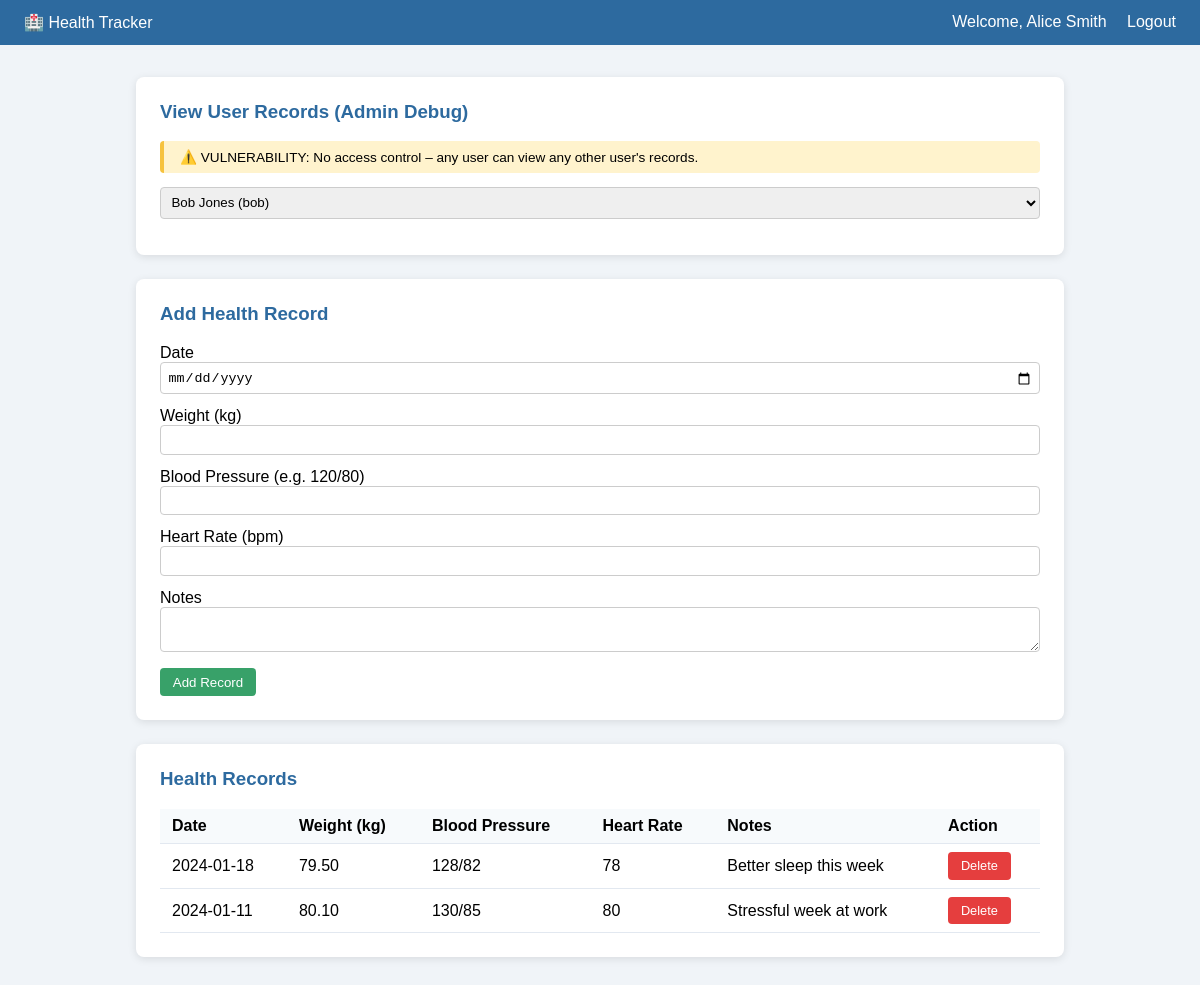
The app's page /dashboard.php?view_user=2 (signed in) with its own data.
### tables this page shows
CREATE TABLE health_records (
    id              INT AUTO_INCREMENT PRIMARY KEY,
    user_id         INT          NOT NULL,
    record_date     DATE         NOT NULL,
    weight_kg       DECIMAL(5,2),
    blood_pressure  VARCHAR(20),           
    heart_rate      INT,
    notes           TEXT,
    created_at      TIMESTAMP DEFAULT CURRENT_TIMESTAMP,
    FOREIGN KEY (user_id) REFERENCES users(id) ON DELETE CASCADE
);

### dashboard.php (the view, shortened to what this page needs)
<?php
require_once 'config.php';
$current_user_id = $_SESSION['user_id'];
$view_user_id = isset($_GET['view_user']) ? (int)$_GET['view_user'] : $current_user_id;
$sql     = "SELECT * FROM health_records WHERE user_id = $view_user_id ORDER BY record_date DESC";
$result  = mysqli_query($conn, $sql);
$records = [];
while ($row = mysqli_fetch_assoc($result)) {
    $records[] = $row;
}
$users_result = mysqli_query($conn, "SELECT id, username, full_name FROM users");
$users = [];
while ($u = mysqli_fetch_assoc($users_result)) {
    $users[] = $u;
}
?>
<!DOCTYPE html>
<html lang="en">
<head>
</head>
<body>
<nav>
  <span>🏥 Health Tracker</span>
  <div>
    Welcome, <?= $_SESSION['full_name']  ?>
    <a href="logout.php">Logout</a>
  </div>
</nav>
<div class="container">
  <div class="card">
    <h3>View User Records (Admin Debug)</h3>
    <p class="warning">⚠️ VULNERABILITY: No access control – any user can view any other user's records.</p>
    <form method="GET">
      <select name="view_user" onchange="this.form.submit()">
        <?php foreach ($users as $u): ?>
          <option value="<?= $u['id'] ?>" <?= $u['id'] == $view_user_id ? 'selected' : '' ?>>
            <?= $u['full_name'] ?> (<?= $u['username'] ?>)
          </option>
        <?php endforeach; ?>
      </select>
    </form>
  </div>
  <div class="card">
    <h3>Add Health Record</h3>
    <form method="POST">
      <label>Date</label>
      <input type="date" name="record_date" required>
      <label>Weight (kg)</label>
      <input type="number" step="0.1" name="weight_kg">
      <label>Blood Pressure (e.g. 120/80)</label>
      <input type="text" name="blood_pressure">
      <label>Heart Rate (bpm)</label>
      <input type="number" name="heart_rate">
      <label>Notes</label>
      <textarea name="notes" rows="2"></textarea>
      <button type="submit" class="btn btn-add">Add Record</button>
    </form>
  </div>
  <div class="card">
    <h3>Health Records</h3>
    <?php if (empty($records)): ?>
      <p>No records found.</p>
    <?php else: ?>
    <table>
      <tr><th>Date</th><th>Weight (kg)</th><th>Blood Pressure</th><th>Heart Rate</th><th>Notes</th><th>Action</th></tr>
      <?php foreach ($records as $r): ?>
      <tr>
        <td><?= $r['record_date'] ?></td>
        <td><?= $r['weight_kg'] ?></td>
        <td><?= $r['blood_pressure'] ?></td>
        <td><?= $r['heart_rate'] ?></td>
        <td><?= $r['notes'] ?></td>
        <td>
          <form method="POST" style="margin:0">
            <button class="btn btn-del">Delete</button>
          </form>
        </td>
      </tr>
      <?php endforeach; ?>
    </table>
    <?php endif; ?>
  </div>
</div>
</body>
</html>

### dashboard.php (style rules this page uses)
* { box-sizing: border-box; }
body { font-family: Arial, sans-serif; background:#f0f4f8; margin:0; }
nav { background:#2d6a9f; color:#fff; padding:.8rem 1.5rem; display:flex; justify-content:space-between; align-items:center; }
nav a { color:#fff; text-decoration:none; margin-left:1rem; }
.container { max-width:960px; margin:2rem auto; padding:0 1rem; }
.card { background:#fff; padding:1.5rem; border-radius:8px; box-shadow:0 2px 8px rgba(0,0,0,.1); margin-bottom:1.5rem; }
h3 { margin-top:0; color:#2d6a9f; }
table { width:100%; border-collapse:collapse; }
th, td { text-align:left; padding:.5rem .75rem; border-bottom:1px solid #e2e8f0; }
th { background:#f7fafc; font-weight:600; }
input, textarea, select { width:100%; padding:.4rem; border:1px solid #ccc; border-radius:4px; margin-bottom:.8rem; }
.btn { padding:.4rem .8rem; border:none; border-radius:4px; cursor:pointer; color:#fff; }
.btn-add { background:#38a169; }
.btn-del { background:#e53e3e; font-size:.8rem; }
.warning { background:#fff3cd; padding:.5rem 1rem; border-radius:4px; border-left:4px solid #f6c23e; font-size:.85rem; }

### records on screen
health_records: record_date "2024-01-18", weight_kg "79.50", blood_pressure "128/82", heart_rate "78", notes "Better sleep this week"
health_records: record_date "2024-01-11", weight_kg "80.10", blood_pressure "130/85", heart_rate "80", notes "Stressful week at work"

### other values on screen
$_SESSION['full_name'] "Alice Smith"
form field view_user "Bob Jones (bob)"
